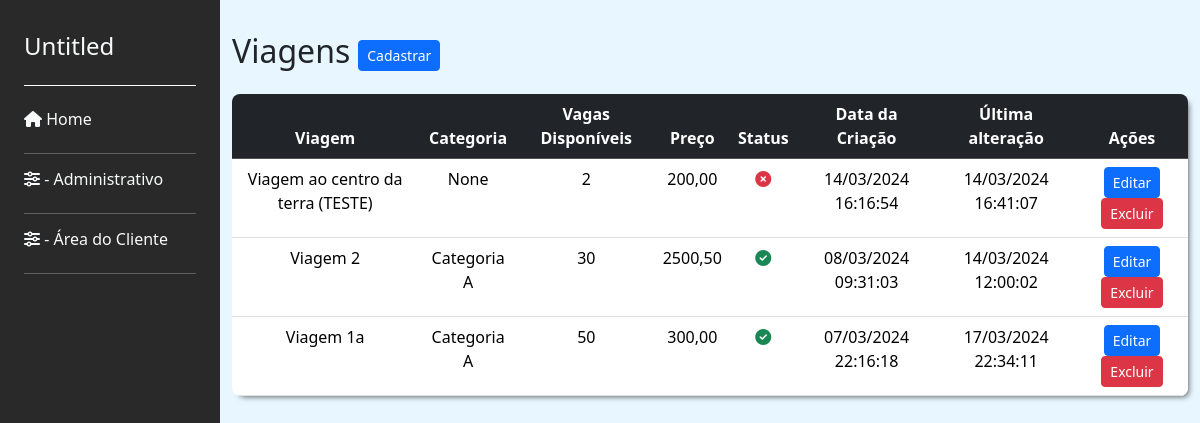
Before: /trip/listar_viagens/ with the older database file.
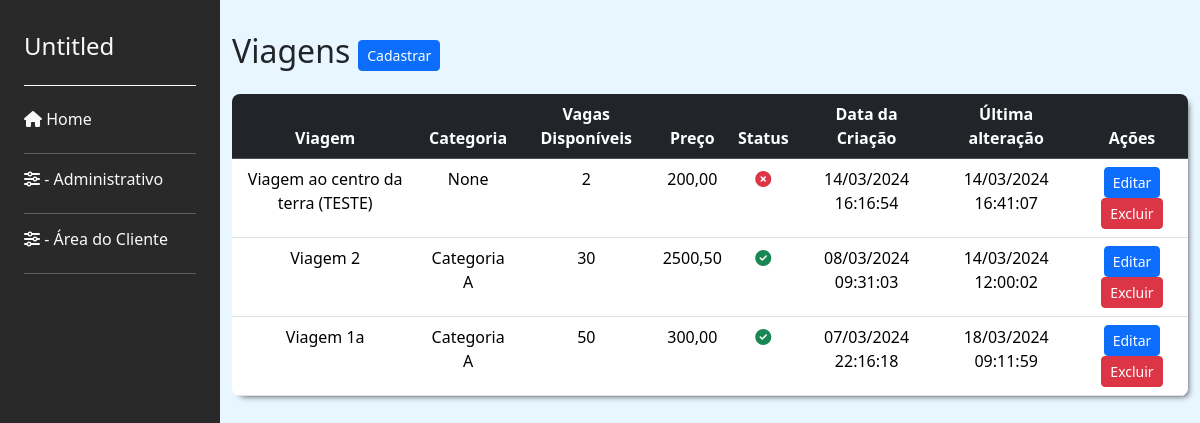
After: the same page with the newer database file.
### trip/models.py (models this page shows, shortened)
class Viagem(models.Model):
    titulo = models.CharField(max_length=200)
    slug = models.SlugField(unique=True, blank=True)
    categoria = models.ForeignKey(
        Categoria, on_delete=models.SET_NULL, null=True, blank=True, default=None)  # noqa
    descricao = models.TextField(null=False)
    custo = models.DecimalField(max_digits=10, decimal_places=2, null=False)
    preco = models.DecimalField(max_digits=10, decimal_places=2, null=False)
    check_in_data = models.DateTimeField(null=False)
    check_out_data = models.DateTimeField(null=False)
    vagas_disponiveis = models.IntegerField()
    cover = models.ImageField(
        upload_to='viagens_covers/', null=True, blank=True)
    is_active = models.BooleanField(default=True)
    created_at = models.DateTimeField(auto_now_add=True)
    updated_at = models.DateTimeField(auto_now=True)

class Categoria(models.Model):
    titulo = models.CharField(max_length=50, null=False)
    is_active = models.BooleanField(default=True)
    created_at = models.DateTimeField(auto_now_add=True)
    updated_at = models.DateTimeField(auto_now=True)
    def __str__(self):
        return self.titulo

### trip/views.py (the view)
# urls.py: path('listar_viagens/', listar_viagens, name='listar_viagens'),
def listar_viagens(request):
    viagens = Viagem.objects.all().order_by('-id')
    categorias = Categoria.objects.filter(is_active=True).order_by('-id')
    return render(request, 'trip/viagem/listar_viagens.html',
                  {'viagens': viagens, 'categorias': categorias, ** sidebar(request)})

### trip/views.py (called while the page is built)
def sidebar(request):
    is_adm = request.user.groups.filter(name='ADM').exists()
    is_cliente = request.user.groups.filter(name='Cliente').exists()
    return {'is_adm': is_adm, 'is_cliente': is_cliente}

### trip/templates/trip/viagem/listar_viagens.html (shortened to what this page needs)
{% extends "base.html" %}
{% block content %}
<div class="main-content" id="mainContent">
  <div class="d-flex align-items-center">
    <h2 class="me-2">Viagens</h2>
    <a  href="{% url "trip:criar_viagem" %}">
      <button class="btn btn-sm btn-primary">Cadastrar</button>
    </a>
  </div>
  <div class="table-container mt-3 h-100">
    <table class="table  text-center" style="margin-bottom: 0;">
      <thead class="table-dark" >
        <tr>
          <th>Viagem</th>
          <th>Categoria</th>
          <th>Vagas Disponíveis</th>
          <th>Preço</th>
          <th>Status</th>
          <th>Data da Criação</th>
          <th>Última alteração</th>
          <th>Ações</th>
        </tr>
      </thead>
      <tbody>
        {% for viagem in viagens %}
        <tr>
          <td>{{ viagem.titulo }}</td>
          <td>{{ viagem.categoria }}</td>
          <td>{{ viagem.vagas_disponiveis }}</td>
          <td>{{ viagem.preco }}</td>
          <td>
            {% if viagem.is_active %}
              <i class="fa-solid fa-circle-check text-success"></i>
            {% else %}
              <i class="fa-solid fa-circle-xmark text-danger"></i>
            {% endif %}
          </td>
          <td>{{ viagem.created_at|date:"d/m/Y H:i:s" }}</td>
          <td>{{ viagem.updated_at|date:"d/m/Y H:i:s"}}</td>
          <td>
            <button type="button" class="btn btn-sm btn-primary" data-bs-toggle="modal" data-bs-target="#editModal{{ viagem.id }}">
              Editar
            </button>
            <button type="button" class="btn btn-sm btn-danger" data-bs-toggle="modal" data-bs-target="#deleteModal{{ viagem.id }}">
              Excluir
            </button>
          </td>
        </tr>
        {% endfor %}
      </tbody>
    </table>
  </div>
</div>
{% endblock content %}

Changed rows visible on the page:
changed Viagem "Viagem 1a": updated_at "17/03/2024 22:34:11" → "18/03/2024 09:11:59"
